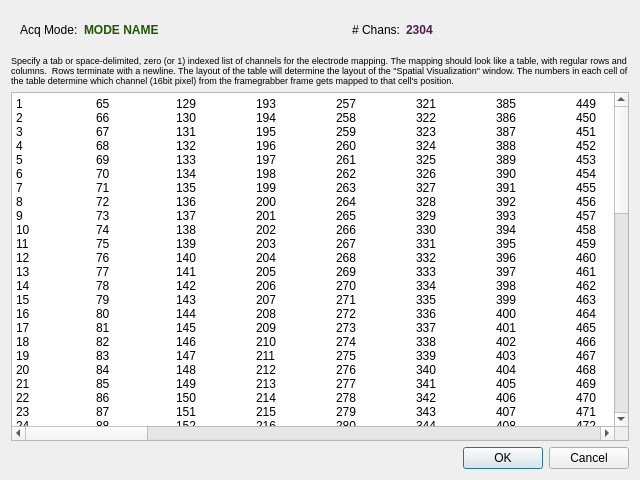
<?xml version="1.0" encoding="UTF-8"?>
<ui version="4.0">
 <class>FG_ChanMapDialog</class>
 <widget class="QDialog" name="FG_ChanMapDialog">
  <property name="geometry">
   <rect>
    <x>0</x>
    <y>0</y>
    <width>640</width>
    <height>480</height>
   </rect>
  </property>
  <property name="windowTitle">
   <string>Framegrabber Channel Mapping</string>
  </property>
  <layout class="QVBoxLayout" name="verticalLayout">
   <item>
    <widget class="QWidget" name="widget" native="true">
     <layout class="QHBoxLayout" name="horizontalLayout">
      <item>
       <widget class="QLabel" name="label">
        <property name="text">
         <string>Acq Mode:</string>
        </property>
       </widget>
      </item>
      <item>
       <widget class="QLabel" name="acqModeLbl">
        <property name="palette">
         <palette>
          <active>
           <colorrole role="WindowText">
            <brush brushstyle="SolidPattern">
             <color alpha="255">
              <red>35</red>
              <green>86</green>
              <blue>3</blue>
             </color>
            </brush>
           </colorrole>
          </active>
          <inactive>
           <colorrole role="WindowText">
            <brush brushstyle="SolidPattern">
             <color alpha="255">
              <red>35</red>
              <green>86</green>
              <blue>3</blue>
             </color>
            </brush>
           </colorrole>
          </inactive>
          <disabled>
           <colorrole role="WindowText">
            <brush brushstyle="SolidPattern">
             <color alpha="255">
              <red>120</red>
              <green>120</green>
              <blue>120</blue>
             </color>
            </brush>
           </colorrole>
          </disabled>
         </palette>
        </property>
        <property name="font">
         <font>
          <weight>75</weight>
          <bold>true</bold>
         </font>
        </property>
        <property name="text">
         <string>MODE NAME</string>
        </property>
       </widget>
      </item>
      <item>
       <spacer name="horizontalSpacer">
        <property name="orientation">
         <enum>Qt::Horizontal</enum>
        </property>
        <property name="sizeType">
         <enum>QSizePolicy::Expanding</enum>
        </property>
        <property name="sizeHint" stdset="0">
         <size>
          <width>40</width>
          <height>20</height>
         </size>
        </property>
       </spacer>
      </item>
      <item>
       <widget class="QLabel" name="label_2">
        <property name="text">
         <string># Chans:</string>
        </property>
       </widget>
      </item>
      <item>
       <widget class="QLabel" name="nChansLbl">
        <property name="palette">
         <palette>
          <active>
           <colorrole role="WindowText">
            <brush brushstyle="SolidPattern">
             <color alpha="255">
              <red>74</red>
              <green>34</green>
              <blue>77</blue>
             </color>
            </brush>
           </colorrole>
          </active>
          <inactive>
           <colorrole role="WindowText">
            <brush brushstyle="SolidPattern">
             <color alpha="255">
              <red>74</red>
              <green>34</green>
              <blue>77</blue>
             </color>
            </brush>
           </colorrole>
          </inactive>
          <disabled>
           <colorrole role="WindowText">
            <brush brushstyle="SolidPattern">
             <color alpha="255">
              <red>120</red>
              <green>120</green>
              <blue>120</blue>
             </color>
            </brush>
           </colorrole>
          </disabled>
         </palette>
        </property>
        <property name="font">
         <font>
          <weight>75</weight>
          <bold>true</bold>
         </font>
        </property>
        <property name="text">
         <string>2304</string>
        </property>
       </widget>
      </item>
      <item>
       <spacer name="horizontalSpacer_2">
        <property name="orientation">
         <enum>Qt::Horizontal</enum>
        </property>
        <property name="sizeType">
         <enum>QSizePolicy::Expanding</enum>
        </property>
        <property name="sizeHint" stdset="0">
         <size>
          <width>40</width>
          <height>20</height>
         </size>
        </property>
       </spacer>
      </item>
     </layout>
    </widget>
   </item>
   <item>
    <widget class="QLabel" name="label_3">
     <property name="font">
      <font>
       <pointsize>7</pointsize>
      </font>
     </property>
     <property name="text">
      <string>Specify a tab or space-delimited, zero (or 1) indexed list of channels for the electrode mapping. The mapping should look like a table, with regular rows and columns.  Rows terminate with a newline. The layout of the table will determine the layout of the &quot;Spatial Visualization&quot; window. The numbers in each cell of the table determine which channel (16bit pixel) from the framegrabber frame gets mapped to that cell's position.</string>
     </property>
     <property name="wordWrap">
      <bool>true</bool>
     </property>
    </widget>
   </item>
   <item>
    <widget class="QPlainTextEdit" name="chanMapTE">
     <property name="sizePolicy">
      <sizepolicy hsizetype="Expanding" vsizetype="Expanding">
       <horstretch>1</horstretch>
       <verstretch>1</verstretch>
      </sizepolicy>
     </property>
     <property name="lineWrapMode">
      <enum>QPlainTextEdit::NoWrap</enum>
     </property>
     <property name="plainText">
      <string>1	65	129	193	257	321	385	449	513	577	641	705	769	833	897	961	1025	1089	1153	1217	1281	1345	1409	1473	1537	1601	1665	1729	1793	1857	1921	1985	2049	2113	2177	2241
2	66	130	194	258	322	386	450	514	578	642	706	770	834	898	962	1026	1090	1154	1218	1282	1346	1410	1474	1538	1602	1666	1730	1794	1858	1922	1986	2050	2114	2178	2242
3	67	131	195	259	323	387	451	515	579	643	707	771	835	899	963	1027	1091	1155	1219	1283	1347	1411	1475	1539	1603	1667	1731	1795	1859	1923	1987	2051	2115	2179	2243
4	68	132	196	260	324	388	452	516	580	644	708	772	836	900	964	1028	1092	1156	1220	1284	1348	1412	1476	1540	1604	1668	1732	1796	1860	1924	1988	2052	2116	2180	2244
5	69	133	197	261	325	389	453	517	581	645	709	773	837	901	965	1029	1093	1157	1221	1285	1349	1413	1477	1541	1605	1669	1733	1797	1861	1925	1989	2053	2117	2181	2245
6	70	134	198	262	326	390	454	518	582	646	710	774	838	902	966	1030	1094	1158	1222	1286	1350	1414	1478	1542	1606	1670	1734	1798	1862	1926	1990	2054	2118	2182	2246
7	71	135	199	263	327	391	455	519	583	647	711	775	839	903	967	1031	1095	1159	1223	1287	1351	1415	1479	1543	1607	1671	1735	1799	1863	1927	1991	2055	2119	2183	2247
8	72	136	200	264	328	392	456	520	584	648	712	776	840	904	968	1032	1096	1160	1224	1288	1352	1416	1480	1544	1608	1672	1736	1800	1864	1928	1992	2056	2120	2184	2248
9	73	137	201	265	329	393	457	521	585	649	713	777	841	905	969	1033	1097	1161	1225	1289	1353	1417	1481	1545	1609	1673	1737	1801	1865	1929	1993	2057	2121	2185	2249
10	74	138	202	266	330	394	458	522	586	650	714	778	842	906	970	1034	1098	1162	1226	1290	1354	1418	1482	1546	1610	1674	1738	1802	1866	1930	1994	2058	2122	2186	2250
11	75	139	203	267	331	395	459	523	587	651	715	779	843	907	971	1035	1099	1163	1227	1291	1355	1419	1483	1547	1611	1675	1739	1803	1867	1931	1995	2059	2123	2187	2251
12	76	140	204	268	332	396	460	524	588	652	716	780	844	908	972	1036	1100	1164	1228	1292	1356	1420	1484	1548	1612	1676	1740	1804	1868	1932	1996	2060	2124	2188	2252
13	77	141	205	269	333	397	461	525	589	653	717	781	845	909	973	1037	1101	1165	1229	1293	1357	1421	1485	1549	1613	1677	1741	1805	1869	1933	1997	2061	2125	2189	2253
14	78	142	206	270	334	398	462	526	590	654	718	782	846	910	974	1038	1102	1166	1230	1294	1358	1422	1486	1550	1614	1678	1742	1806	1870	1934	1998	2062	2126	2190	2254
15	79	143	207	271	335	399	463	527	591	655	719	783	847	911	975	1039	1103	1167	1231	1295	1359	1423	1487	1551	1615	1679	1743	1807	1871	1935	1999	2063	2127	2191	2255
16	80	144	208	272	336	400	464	528	592	656	720	784	848	912	976	1040	1104	1168	1232	1296	1360	1424	1488	1552	1616	1680	1744	1808	1872	1936	2000	2064	2128	2192	2256
17	81	145	209	273	337	401	465	529	593	657	721	785	849	913	977	1041	1105	1169	1233	1297	1361	1425	1489	1553	1617	1681	1745	1809	1873	1937	2001	2065	2129	2193	2257
18	82	146	210	274	338	402	466	530	594	658	722	786	850	914	978	1042	1106	1170	1234	1298	1362	1426	1490	1554	1618	1682	1746	1810	1874	1938	2002	2066	2130	2194	2258
19	83	147	211	275	339	403	467	531	595	659	723	787	851	915	979	1043	1107	1171	1235	1299	1363	1427	1491	1555	1619	1683	1747	1811	1875	1939	2003	2067	2131	2195	2259
20	84	148	212	276	340	404	468	532	596	660	724	788	852	916	980	1044	1108	1172	1236	1300	1364	1428	1492	1556	1620	1684	1748	1812	1876	1940	2004	2068	2132	2196	2260
21	85	149	213	277	341	405	469	533	597	661	725	789	853	917	981	1045	1109	1173	1237	1301	1365	1429	1493	1557	1621	1685	1749	1813	1877	1941	2005	2069	2133	2197	2261
22	86	150	214	278	342	406	470	534	598	662	726	790	854	918	982	1046	1110	1174	1238	1302	1366	1430	1494	1558	1622	1686	1750	1814	1878	1942	2006	2070	2134	2198	2262
23	87	151	215	279	343	407	471	535	599	663	727	791	855	919	983	1047	1111	1175	1239	1303	1367	1431	1495	1559	1623	1687	1751	1815	1879	1943	2007	2071	2135	2199	2263
24	88	152	216	280	344	408	472	536	600	664	728	792	856	920	984	1048	1112	1176	1240	1304	1368	1432	1496	1560	1624	1688	1752	1816	1880	1944	2008	2072	2136	2200	2264
25	89	153	217	281	345	409	473	537	601	665	729	793	857	921	985	1049	1113	1177	1241	1305	1369	1433	1497	1561	1625	1689	1753	1817	1881	1945	2009	2073	2137	2201	2265
26	90	154	218	282	346	410	474	538	602	666	730	794	858	922	986	1050	1114	1178	1242	1306	1370	1434	1498	1562	1626	1690	1754	1818	1882	1946	2010	2074	2138	2202	2266
27	91	155	219	283	347	411	475	539	603	667	731	795	859	923	987	1051	1115	1179	1243	1307	1371	1435	1499	1563	1627	1691	1755	1819	1883	1947	2011	2075	2139	2203	2267
28	92	156	220	284	348	412	476	540	604	668	732	796	860	924	988	1052	1116	1180	1244	1308	1372	1436	1500	1564	1628	1692	1756	1820	1884	1948	2012	2076	2140	2204	2268
29	93	157	221	285	349	413	477	541	605	669	733	797	861	925	989	1053	1117	1181	1245	1309	1373	1437	1501	1565	1629	1693	1757	1821	1885	1949	2013	2077	2141	2205	2269
30	94	158	222	286	350	414	478	542	606	670	734	798	862	926	990	1054	1118	1182	1246	1310	1374	1438	1502	1566	1630	1694	1758	1822	1886	1950	2014	2078	2142	2206	2270
31	95	159	223	287	351	415	479	543	607	671	735	799	863	927	991	1055	1119	1183	1247	1311	1375	1439	1503	1567	1631	1695	1759	1823	1887	1951	2015	2079	2143	2207	2271
32	96	160	224	288	352	416	480	544	608	672	736	800	864	928	992	1056	1120	1184	1248	1312	1376	1440	1504	1568	1632	1696	1760	1824	1888	1952	2016	2080	2144	2208	2272
33	97	161	225	289	353	417	481	545	609	673	737	801	865	929	993	1057	1121	1185	1249	1313	1377	1441	1505	1569	1633	1697	1761	1825	1889	1953	2017	2081	2145	2209	2273
34	98	162	226	290	354	418	482	546	610	674	738	802	866	930	994	1058	1122	1186	1250	1314	1378	1442	1506	1570	1634	1698	1762	1826	1890	1954	2018	2082	2146	2210	2274
35	99	163	227	291	355	419	483	547	611	675	739	803	867	931	995	1059	1123	1187	1251	1315	1379	1443	1507	1571	1635	1699	1763	1827	1891	1955	2019	2083	2147	2211	2275
36	100	164	228	292	356	420	484	548	612	676	740	804	868	932	996	1060	1124	1188	1252	1316	1380	1444	1508	1572	1636	1700	1764	1828	1892	1956	2020	2084	2148	2212	2276
37	101	165	229	293	357	421	485	549	613	677	741	805	869	933	997	1061	1125	1189	1253	1317	1381	1445	1509	1573	1637	1701	1765	1829	1893	1957	2021	2085	2149	2213	2277
38	102	166	230	294	358	422	486	550	614	678	742	806	870	934	998	1062	1126	1190	1254	1318	1382	1446	1510	1574	1638	1702	1766	1830	1894	1958	2022	2086	2150	2214	2278
39	103	167	231	295	359	423	487	551	615	679	743	807	871	935	999	1063	1127	1191	1255	1319	1383	1447	1511	1575	1639	1703	1767	1831	1895	1959	2023	2087	2151	2215	2279
40	104	168	232	296	360	424	488	552	616	680	744	808	872	936	1000	1064	1128	1192	1256	1320	1384	1448	1512	1576	1640	1704	1768	1832	1896	1960	2024	2088	2152	2216	2280
41	105	169	233	297	361	425	489	553	617	681	745	809	873	937	1001	1065	1129	1193	1257	1321	1385	1449	1513	1577	1641	1705	1769	1833	1897	1961	2025	2089	2153	2217	2281
42	106	170	234	298	362	426	490	554	618	682	746	810	874	938	1002	1066	1130	1194	1258	1322	1386	1450	1514	1578	1642	1706	1770	1834	1898	1962	2026	2090	2154	2218	2282
43	107	171	235	299	363	427	491	555	619	683	747	811	875	939	1003	1067	1131	1195	1259	1323	1387	1451	1515	1579	1643	1707	1771	1835	1899	1963	2027	2091	2155	2219	2283
44	108	172	236	300	364	428	492	556	620	684	748	812	876	940	1004	1068	1132	1196	1260	1324	1388	1452	1516	1580	1644	1708	1772	1836	1900	1964	2028	2092	2156	2220	2284
45	109	173	237	301	365	429	493	557	621	685	749	813	877	941	1005	1069	1133	1197	1261	1325	1389	1453	1517	1581	1645	1709	1773	1837	1901	1965	2029	2093	2157	2221	2285
46	110	174	238	302	366	430	494	558	622	686	750	814	878	942	1006	1070	1134	1198	1262	1326	1390	1454	1518	1582	1646	1710	1774	1838	1902	1966	2030	2094	2158	2222	2286
47	111	175	239	303	367	431	495	559	623	687	751	815	879	943	1007	1071	1135	1199	1263	1327	1391	1455	1519	1583	1647	1711	1775	1839	1903	1967	2031	2095	2159	2223	2287
48	112	176	240	304	368	432	496	560	624	688	752	816	880	944	1008	1072	1136	1200	1264	1328	1392	1456	1520	1584	1648	1712	1776	1840	1904	1968	2032	2096	2160	2224	2288
49	113	177	241	305	369	433	497	561	625	689	753	817	881	945	1009	1073	1137	1201	1265	1329	1393	1457	1521	1585	1649	1713	1777	1841	1905	1969	2033	2097	2161	2225	2289
50	114	178	242	306	370	434	498	562	626	690	754	818	882	946	1010	1074	1138	1202	1266	1330	1394	1458	1522	1586	1650	1714	1778	1842	1906	1970	2034	2098	2162	2226	2290
51	115	179	243	307	371	435	499	563	627	691	755	819	883	947	1011	1075	1139	1203	1267	1331	1395	1459	1523	1587	1651	1715	1779	1843	1907	1971	2035	2099	2163	2227	2291
52	116	180	244	308	372	436	500	564	628	692	756	820	884	948	1012	1076	1140	1204	1268	1332	1396	1460	1524	1588	1652	1716	1780	1844	1908	1972	2036	2100	2164	2228	2292
53	117	181	245	309	373	437	501	565	629	693	757	821	885	949	1013	1077	1141	1205	1269	1333	1397	1461	1525	1589	1653	1717	1781	1845	1909	1973	2037	2101	2165	2229	2293
54	118	182	246	310	374	438	502	566	630	694	758	822	886	950	1014	1078	1142	1206	1270	1334	1398	1462	1526	1590	1654	1718	1782	1846	1910	1974	2038	2102	2166	2230	2294
55	119	183	247	311	375	439	503	567	631	695	759	823	887	951	1015	1079	1143	1207	1271	1335	1399	1463	1527	1591	1655	1719	1783	1847	1911	1975	2039	2103	2167	2231	2295
56	120	184	248	312	376	440	504	568	632	696	760	824	888	952	1016	1080	1144	1208	1272	1336	1400	1464	1528	1592	1656	1720	1784	1848	1912	1976	2040	2104	2168	2232	2296
57	121	185	249	313	377	441	505	569	633	697	761	825	889	953	1017	1081	1145	1209	1273	1337	1401	1465	1529	1593	1657	1721	1785	1849	1913	1977	2041	2105	2169	2233	2297
58	122	186	250	314	378	442	506	570	634	698	762	826	890	954	1018	1082	1146	1210	1274	1338	1402	1466	1530	1594	1658	1722	1786	1850	1914	1978	2042	2106	2170	2234	2298
59	123	187	251	315	379	443	507	571	635	699	763	827	891	955	1019	1083	1147	1211	1275	1339	1403	1467	1531	1595	1659	1723	1787	1851	1915	1979	2043	2107	2171	2235	2299
60	124	188	252	316	380	444	508	572	636	700	764	828	892	956	1020	1084	1148	1212	1276	1340	1404	1468	1532	1596	1660	1724	1788	1852	1916	1980	2044	2108	2172	2236	2300
61	125	189	253	317	381	445	509	573	637	701	765	829	893	957	1021	1085	1149	1213	1277	1341	1405	1469	1533	1597	1661	1725	1789	1853	1917	1981	2045	2109	2173	2237	2301
62	126	190	254	318	382	446	510	574	638	702	766	830	894	958	1022	1086	1150	1214	1278	1342	1406	1470	1534	1598	1662	1726	1790	1854	1918	1982	2046	2110	2174	2238	2302
63	127	191	255	319	383	447	511	575	639	703	767	831	895	959	1023	1087	1151	1215	1279	1343	1407	1471	1535	1599	1663	1727	1791	1855	1919	1983	2047	2111	2175	2239	2303
64	128	192	256	320	384	448	512	576	640	704	768	832	896	960	1024	1088	1152	1216	1280	1344	1408	1472	1536	1600	1664	1728	1792	1856	1920	1984	2048	2112	2176	2240	2304
																																			
</string>
     </property>
     <property name="placeholderText">
      <string notr="true"/>
     </property>
    </widget>
   </item>
   <item>
    <widget class="QDialogButtonBox" name="buttonBox">
     <property name="orientation">
      <enum>Qt::Horizontal</enum>
     </property>
     <property name="standardButtons">
      <set>QDialogButtonBox::Cancel|QDialogButtonBox::Ok</set>
     </property>
    </widget>
   </item>
  </layout>
 </widget>
 <resources/>
 <connections>
  <connection>
   <sender>buttonBox</sender>
   <signal>accepted()</signal>
   <receiver>FG_ChanMapDialog</receiver>
   <slot>accept()</slot>
   <hints>
    <hint type="sourcelabel">
     <x>248</x>
     <y>254</y>
    </hint>
    <hint type="destinationlabel">
     <x>157</x>
     <y>274</y>
    </hint>
   </hints>
  </connection>
  <connection>
   <sender>buttonBox</sender>
   <signal>rejected()</signal>
   <receiver>FG_ChanMapDialog</receiver>
   <slot>reject()</slot>
   <hints>
    <hint type="sourcelabel">
     <x>316</x>
     <y>260</y>
    </hint>
    <hint type="destinationlabel">
     <x>286</x>
     <y>274</y>
    </hint>
   </hints>
  </connection>
 </connections>
</ui>
